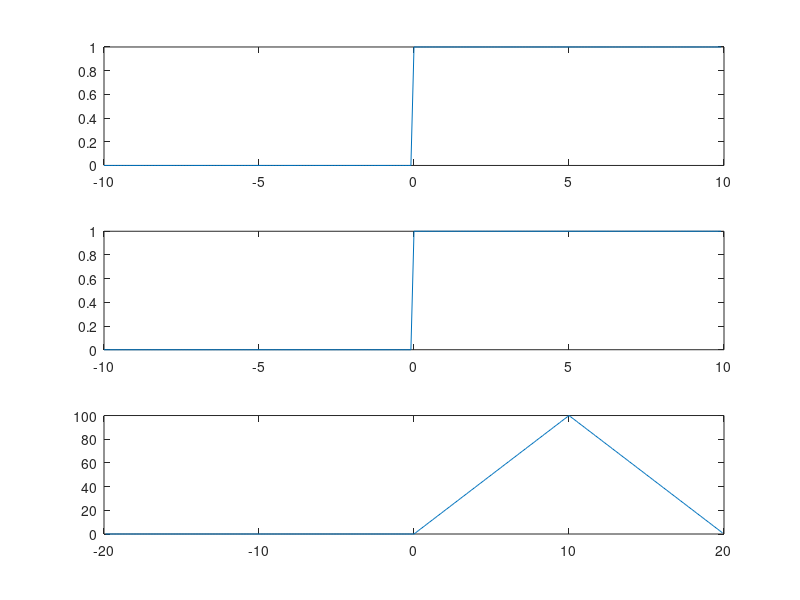
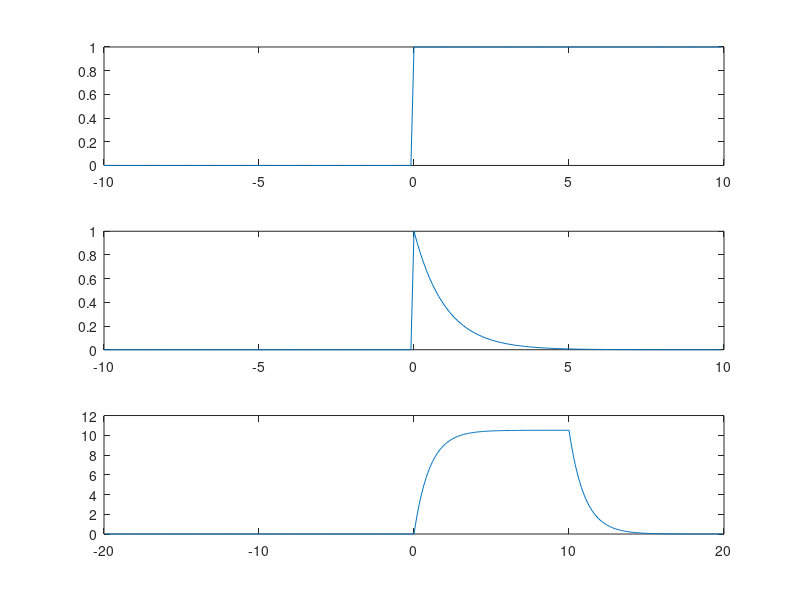
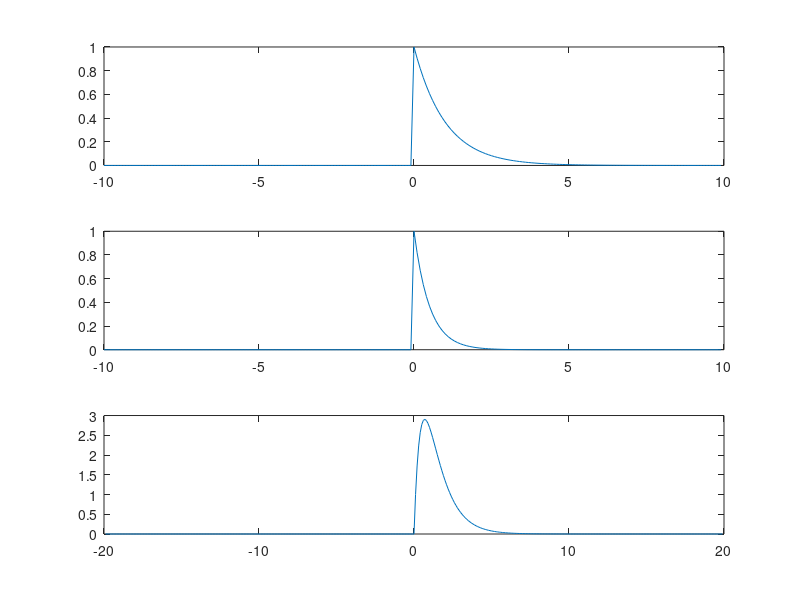
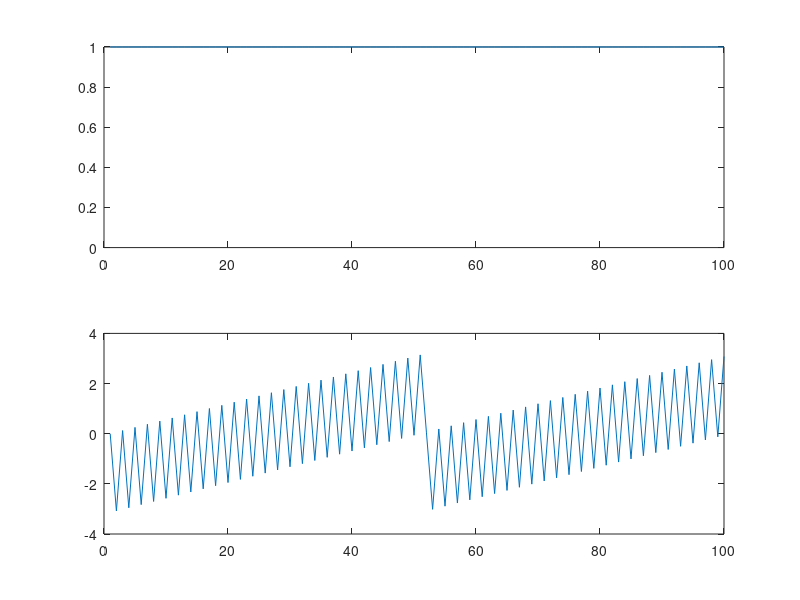

MATLAB code for these plots, in order:
clear
close all
t=-10:.1:9.9;
tc=-19.9:.1:19.9;
H=[zeros(1,100),ones(1,100)];
%%%%%%%%%%%%%%%%%%%%%%%%%%%%%%


fa=conv(H,H);
subplot(311),plot(t,H);
subplot(312),plot(t,H);
subplot(313),plot(tc,fa)

x=exp(-t).*H;
fb=conv(H,x);
figure,
subplot(311),plot(t,H)
subplot(312),plot(t,x)
subplot(313),plot(tc,fb)

x=exp(-t).*H;
y=exp(-2*t).*H;
fc=conv(x,y);
figure,
subplot(311),plot(t,x)
subplot(312),plot(t,y)
subplot(313),plot(tc,fc)

%%%%%%%%%%%%%
% e

x=exp(-2*t).*H;
y=exp(-abs(t));
fe=conv(x,y);
figure,
subplot(311),plot(t,x)
subplot(312),plot(t,y)
subplot(313),plot(tc,fe)

%%%%%%%%%%%%%%%%%%%%%%%
delta=zeros(1,100);
delta(50)=1;
subplot(211),plot(abs(fft(delta))),axis([0 100 0 1]);
subplot(212),plot(angle(fft(delta)))
